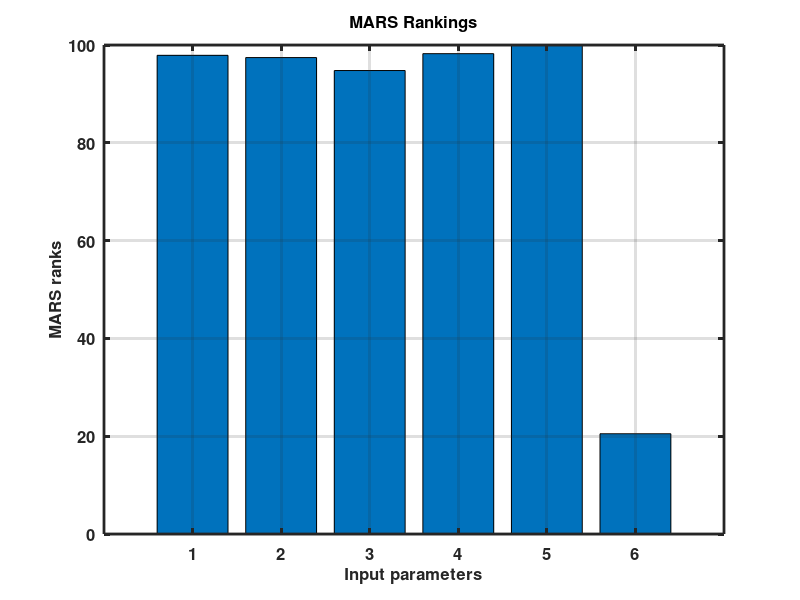

MATLAB code for this plot:
if exist('noCLF') 
   hold off
else
   clf
end;
n = 6;
Y = [
 9.7890000000000001e+001
 9.7430000000000007e+001
 9.4780000000000001e+001
 9.8230000000000004e+001
 1.0000000000000000e+002
 2.0500000000000000e+001
];
ymax = max(Y);
ymin = min(Y);
if (ymax == ymin)
   ymax = ymax * 1.01;
   ymin = ymin * 0.99;
end;
if (ymax == ymin)
   ymax = ymax + 0.01;
   ymin = ymin - 0.01;
end;
bar(Y,0.8);
set(gca,'linewidth',2)
set(gca,'fontweight','bold')
set(gca,'fontsize',12)
grid on
box on
title('MARS Rankings','FontWeight','bold','FontSize',12)
xlabel('Input parameters','FontWeight','bold','FontSize',12)
ylabel('MARS ranks','FontWeight','bold','FontSize',12)
